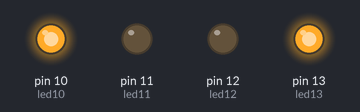
This sketch was run on a simulated Arduino Uno, built with avr-gcc and run on an emulated ATmega328P. Shown: output pins drawn as LEDs (lit = HIGH).

Above: at 0.2 s.
At 3.7 s:
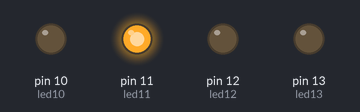
At 5.2 s:
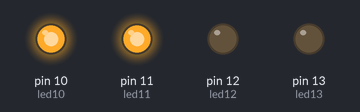
At 7.2 s:
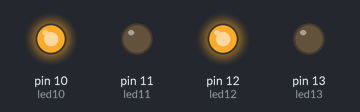
At 7.7 s:
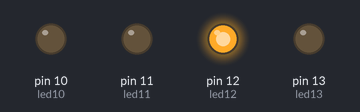
At 10.7 s:
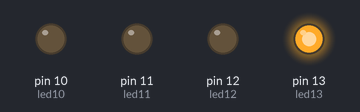
Timing chart, 0 to 11.7 s (numbered marks = the images above):
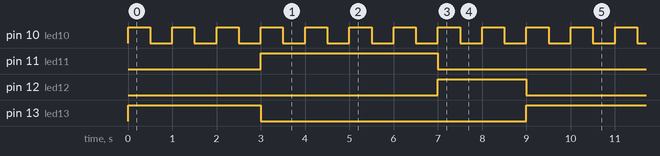

Measured:
- by itself, pin 10 (led10): alternates HIGH for 0.50 s and LOW for 0.50 s
- by itself, pin 11 (led11): alternates HIGH for 4.0 s and LOW for 5.0 s
- by itself, pin 12 (led12): alternates HIGH for 2.0 s and LOW for 7.0 s
- by itself, pin 13 (led13): alternates HIGH for 3.0 s and LOW for 6.0 s

The sketch:

Semaforo_2.ino
```cpp
//Inicializacao das variaveis com um numero, que sera o numero da porta desejada
int led13 = 13;
int led12 = 12;
int led11 = 11;
int led10 = 10;

//inicializa o setup
void setup() {
	//Inicializa cada porta como saida
	pinMode(led10, OUTPUT);
	pinMode(led11, OUTPUT);
	pinMode(led12, OUTPUT);
	pinMode(led13, OUTPUT);
}//end setup

//repete o loop enquanto o programa estiver ligado
void loop() {
	//chama os metodos para piscar o led 10 uma determinada quantidade de vezes baseada em qual led esta aceso
	ligar(led13, 3);
	ligar(led11, 4);
	ligar(led12, 2);

}//end loop

//O metodo pisca o led10(porta 10) uma determinada quantidade de vezes
void ligar(int led, int loopi){
	digitalWrite(led, HIGH);
	for(int i = 0; i < loopi; i++){
		digitalWrite(led10, HIGH);
		delay(500);
		digitalWrite(led10, LOW);
		delay(500);
	}
	digitalWrite(led, LOW);
}//end ligar
```
